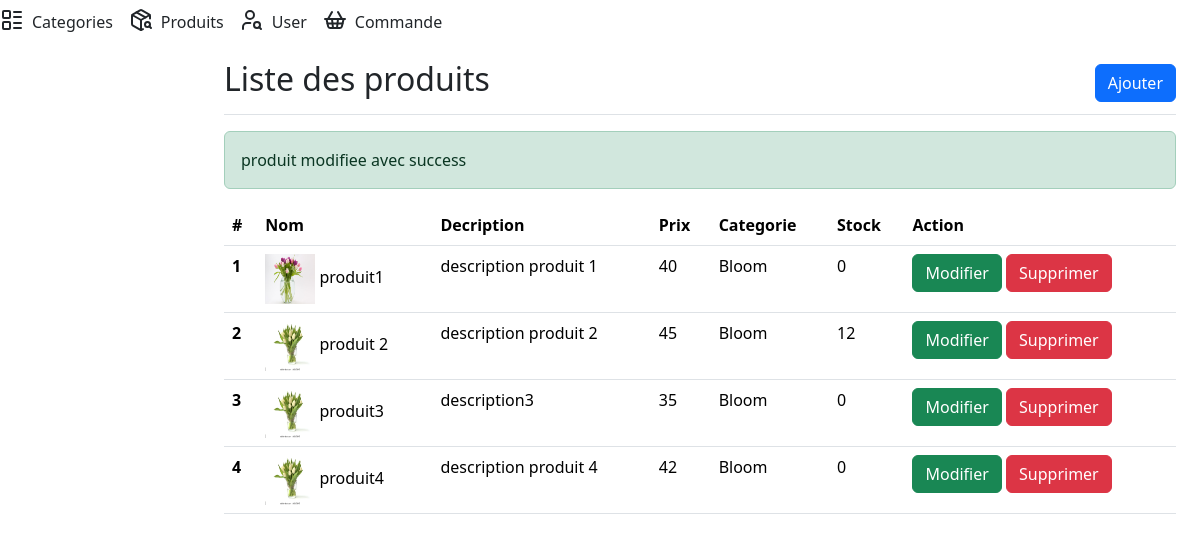
/admin/produits/liste.php?modif=ok, run on the app's committed database.
### tables this page shows
CREATE TABLE `produit` (
  `id` int(11) NOT NULL,
  `nom` varchar(255) NOT NULL,
  `prix` float NOT NULL,
  `description` text NOT NULL,
  `image` text NOT NULL,
  `categorie` int(11) NOT NULL,
  `stock` int(11) NOT NULL,
  `date_creation` date NOT NULL,
  `date_modification` date NOT NULL
);

CREATE TABLE `categories` (
  `id` int(11) NOT NULL,
  `nom` varchar(255) NOT NULL,
  `description` varchar(255) NOT NULL,
  `image` varchar(255) NOT NULL,
  `createur` int(11) NOT NULL,
  `date_creation` date NOT NULL,
  `date_modification` date NOT NULL
);

### config/functions.php (called while the page is built, shortened)
<?php
function connectToDatabase(){
    try {
        $conn = new PDO("mysql:host=" . MONHOST . ";dbname=" . MABD, MONUSER, MONPWD);
        $conn->setAttribute(PDO::ATTR_ERRMODE, PDO::ERRMODE_EXCEPTION);
        return $conn;
    } catch (PDOException $e) {
        echo "Erreur de connexion à la base de données : " . $e->getMessage();
        die();
    }
}
function getAllProducts($conn){
    $requete = "SELECT * FROM produit";
    $resultat = $conn->query($requete);
    $produit = $resultat->fetchAll();
    return $produit;
}
$conn = connectToDatabase();
$produits = getAllProducts($conn);
function getCategorieById($conn,$id){
    $requette ="SELECT * FROM categories WHERE id =$id  ";
    $statement = $conn->prepare($requette);
    $statement->execute();
    $resultats = $statement->fetch();
    return $resultats;
}
?>

### admin/produits/liste.php (the view, shortened to what this page needs)
<?php
include "../../config/functions.php";
$produits=getAllProducts($conn);
include "../template/header.php";
?>
<div class="container-fluid">
  <div class="row">
  <?php
   include "../template/navigation.php";
?>
    <div class="col-md-9 ms-sm-auto col-lg-10 px-md-4">
      <div class="d-flex justify-content-between flex-wrap flex-md-nowrap align-items-center pt-3 pb-2 mb-3 border-bottom">
        <h1 class="h2">Liste des produits</h1>
        <div>
        <a class="btn btn-primary" data-bs-toggle="modal" data-bs-target="#exampleModal">Ajouter</a>
        </div>
      </div>
      <div>
<?php
          if(isset($_GET['modif']) && $_GET['modif'] =="ok" ){
            print'<div class="alert alert-success">
            produit modifiee avec success
              </div>';
                  }
                 ?>
      <table class="table">
          <thead>
            <tr>
              <th scope="col">#</th>
              <th scope="col">Nom</th>
              <th scope="col">Decription</th>
              <th scope="col">Prix</th>
              <th scope="col">Categorie</th>
              <th scope="col">Stock</th>
              <th scope="col">Action</th>
            </tr>
          </thead>
          <tbody>
          <?php
          foreach($produits as $i => $p){
              $CategorieById = getCategorieById($conn, $p['categorie']);
            $i++;
                     print'<tr>
                     <th scope="row">'.$i.'</th>
                     <td>
                     <img src="../../assets/img/'.$p['image'].'" width="50" height="50" /> '. $p['nom'].'
                     </td>
                     <td>'.$p['description'].'</td>
                     <td>'.$p['prix'].'</td>
                     <td>'.$CategorieById['nom'].'</tWd>
                     <td>'.$p['stock'].'</td>
                     <td>
                           <a data-bs-toggle="modal" data-bs-target="#editModal'.$p['id'].'" class="btn btn-success">Modifier</a>
                           <a href="supprimer.php?idc='.$p['id'].'"class="btn btn-danger">Supprimer</a>
                     </td>
                   </tr>';
          }
          ?>
          </tbody>
        </table>
      </div>
    </div>
  </div>
</div>
<?php
include "../template/footer.php";
?>

### data on the page
produit: image (picture), nom "produit1", description "description produit 1", prix "40", categories.nom "Bloom", stock "0"
produit: image (picture), nom "produit 2", description "description produit 2", prix "45", categories.nom "Bloom", stock "12"
produit: image (picture), nom "produit3", description "description3", prix "35", categories.nom "Bloom", stock "0"
produit: image (picture), nom "produit4", description "description produit 4", prix "42", categories.nom "Bloom", stock "0"
